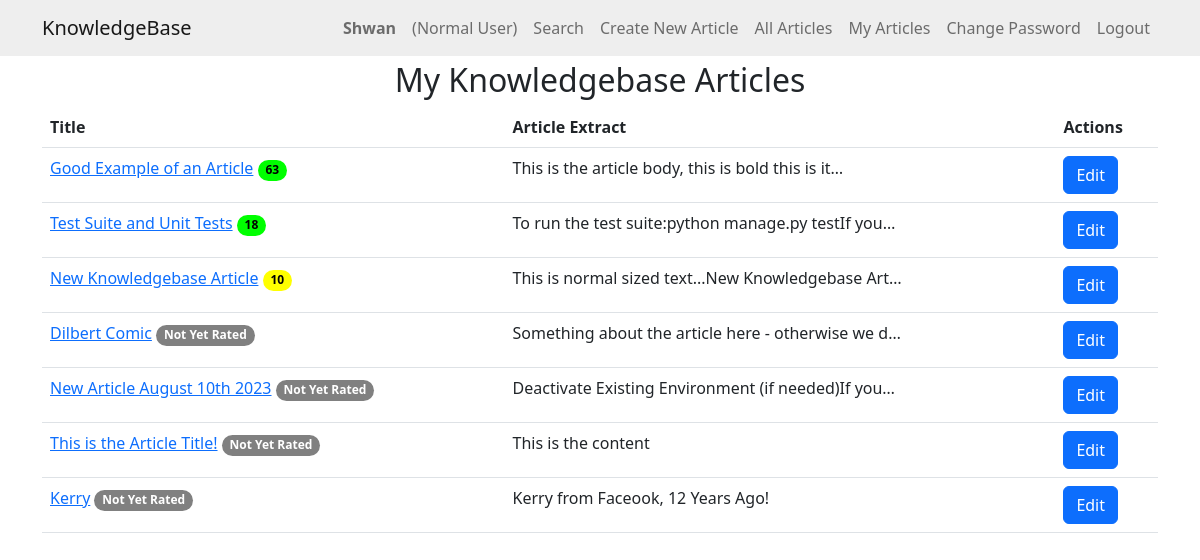
The app's page /myarticles/ (signed in), older data.
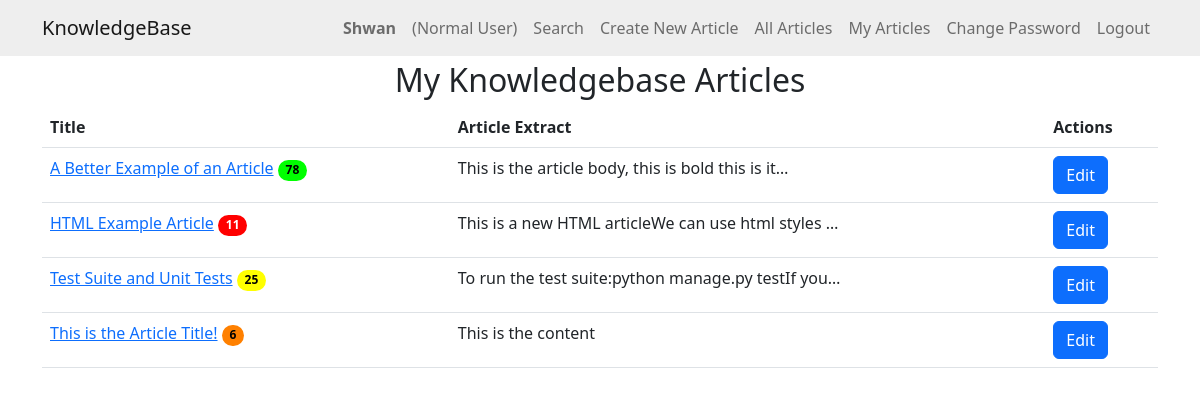
The same page, newer data.
### knowledge/models.py (models this page shows)
class KBEntry(models.Model):
    title = models.CharField(max_length=255)
    article = models.TextField()
    created_by = models.ForeignKey(
        User, related_name="created_kb_entries", on_delete=models.SET_NULL, null=True
    )
    created_datetime = models.DateTimeField(auto_now_add=True)
    modified_datetime = models.DateTimeField(null=True, blank=True)
    last_modified_by = models.ForeignKey(
        User, related_name="modified_kb_entries", on_delete=models.SET_NULL, null=True
    )
    deleted_datetime = models.DateTimeField(null=True, blank=True)
    deleted_by = models.ForeignKey(
        User,
        related_name="deleted_kb_entries",
        on_delete=models.SET_NULL,
        null=True,
        blank=True,
    )
    upvotes = models.ManyToManyField(
        User, related_name="upvoted_kb_entries", blank=True
    )
    downvotes = models.ManyToManyField(
        User, related_name="downvoted_kb_entries", blank=True
    )
    rating = models.FloatField(default=0.0)
    views = models.PositiveIntegerField(default=0)
    meta_data = models.ManyToManyField("Tag", blank=True)

### knowledge/views.py (the view)
# urls.py: path("myarticles/", views.my_articles, name="my_articles"),
@login_required
def my_articles(request):
    user_articles = KBEntry.objects.filter(
        created_by=request.user, deleted_datetime__isnull=True
    )
    return render(request, "knowledge/my_articles.html", {"articles": user_articles})

### knowledge/templates/knowledge/my_articles.html (shortened to what this page needs)
{% extends 'knowledge/base.html' %}
{% block content %}
<h2>My Knowledgebase Articles</h2>
{% if articles %}
<table class="table" id="table" style="display:none">
    <thead>
        <tr>
            <th>Title</th>
            <th>Article Extract</th>
            <th>Actions</th>
        </tr>
    </thead>
    <tbody>
        {% for article in articles %}
        <tr>
            <td><a href="{% url 'article_detail' article.id %}">{{ article.title }}</a>
                {% if article.rating == 0.0 and article.downvotes.count == 0 %}
                <span class="badge rounded-pill badge-norating">Not Yet Rated</span>
                {% else %}
                {% if article.rating >= 75 %}
                <span class="badge rounded-pill badge-green"> {{ article.views }} </span>
                {% elif article.rating >= 50 %}
                <span class="badge rounded-pill badge-yellow">{{ article.views }}</span>
                {% elif article.rating >= 25 %}
                <span class="badge rounded-pill badge-orange">{{ article.views }}</span>
                {% else %}
                <span class="badge rounded-pill badge-red">{{ article.views }}</span>
                {% endif %}
                {% endif %}
            </td>
            <td>{{ article.article|striptags|truncatechars:50 }}</td>
            <td>
                <a href="{% url 'edit_article' article.id %}" class="btn btn-primary">Edit</a>
            </td>
        </tr>
        {% endfor %}
    </tbody>
</table>
{% else %}
<p>You haven't written any articles yet.</p>
{% endif %}
<br>
{% endblock %}

### knowledge/templates/knowledge/base.html (shortened to what this page needs)
<!DOCTYPE html>
<html lang="en">
<head>
    {% load static %}
    <link href="https://cdn.jsdelivr.net/npm/bootstrap@5.2.3/dist/css/bootstrap.min.css" rel="stylesheet" />
    <link rel="stylesheet" href="https://cdn.jsdelivr.net/npm/alertifyjs@1.13.1/build/css/alertify.min.css" />
    <link rel="stylesheet" href="https://cdn.jsdelivr.net/npm/alertifyjs@1.13.1/build/css/themes/default.min.css" />
    <link href="//cdn.quilljs.com/1.3.6/quill.snow.css" rel="stylesheet" />
    <link href="https://cdn.datatables.net/v/bs5/dt-1.13.6/cr-1.7.0/fh-3.4.0/r-2.5.0/sb-1.5.0/datatables.min.css"
        rel="stylesheet" />
    <link rel="stylesheet" href="{% static 'custom.css' %}" />
</head>
<body>
    <nav class="navbar navbar-light navbar-expand-md" style="background-color: #eeeeee">
        <div class="container">
            <a class="navbar-brand" href="/">KnowledgeBase</a>
            <div class="collapse navbar-collapse" id="navbarResponsive">
                <ul class="navbar-nav ms-auto">
                    {% if user.is_authenticated %}
                    <li class="nav-item">
                        <strong><a class="nav-link">{{ user.username }}</a></strong>
                    </li>
                    {% if user.is_staff %}
                    <li class="nav-item dropdown">
                        <a class="nav-link dropdown-toggle" id="navbarDropdownMenuLink" role="button"
                            data-bs-toggle="dropdown" aria-expanded="false">Admin Tasks</a>
                        <ul class="dropdown-menu" aria-labelledby="navbarDropdownMenuLink">
                            <li>
                                <a class="dropdown-item" href="{% url 'audit_logs' %}">Audit Logs</a>
                            </li>
                            <li>
                                <a class="dropdown-item" href="{% url 'manage_tags' %}">Manage MetaTags</a>
                            </li>
                            <li>
                                <a class="dropdown-item" href="{% url 'user-list' %}">List All Users</a>
                            </li>
                        </ul>
                    </li>
                    {% else %}
                    <li class="nav-item">
                        <a class="nav-link" id="logout">(Normal User)</a>
                    </li>
                    {% endif %}
                    <li class="nav-item">
                        <a class="nav-link" href="{% url 'home' %}">Search</a>
                    </li>
                    <li class="nav-item">
                        <a class="nav-link" href="{% url 'create' %}">Create New Article</a>
                    </li>
                    <li class="nav-item">
                        <a class="nav-link" href="{% url 'allarticles' %}">All Articles</a>
                    </li>
                    <li class="nav-item">
                        <a class="nav-link" href="{% url 'my_articles' %}">My Articles</a>
                    </li>
                    <li class="nav-item">
                        <a class="nav-link" href="{% url 'change_password' %}">Change Password</a>
                    </li>
                    <li class="nav-item">
                        <a class="nav-link" id="logout" href="{% url 'confirm_logout' %}">Logout</a>
                    </li>
                    {% endif %}
                </ul>
            </div>
        </div>
    </nav>
    <div class="container">{% block content %} {% endblock %}</div>
</body>
</html>

### static/custom.css (style rules this page uses)
.badge-green { background-color: rgb(0, 255, 0) !important; color: black; }
.badge-yellow { background-color: rgb(255, 255, 0) !important; color: black; }
.badge-orange { background-color: rgb(255, 128, 0) !important; color: black; }
.badge-red { background-color: rgb(255, 0, 0) !important; color: white; }
h2, h3 { text-align: center; margin-top:5px !important; }

Row changes from the older to the newer data that the page shows:
removed KBEntry: title "New Knowledgebase Article", views "10", article "This is normal sized text...New Knowledgebase Art…"
removed KBEntry: title "Dilbert Comic", rating "Not Yet Rated", article "Something about the article here - otherwise we d…"
removed KBEntry: title "New Article August 10th 2023", rating "Not Yet Rated", article "Deactivate Existing Environment (if needed)If you…"
removed KBEntry: title "Kerry", rating "Not Yet Rated", article "Kerry from Faceook, 12 Years Ago!"
changed KBEntry "This is the article body, this is bold this is it…": title "Good Example of an Article" → "A Better Example of an Article"; views "63" → "78"
now on this page (row edited): KBEntry: title "HTML Example Article", views "11", article "This is a new HTML articleWe can use html styles …"
changed KBEntry "Test Suite and Unit Tests": rating 100 → 66.7 (drawn); views "18" → "25"
changed KBEntry "This is the Article Title!": views (not shown) → "6"; no longer shows "Not Yet Rated"
